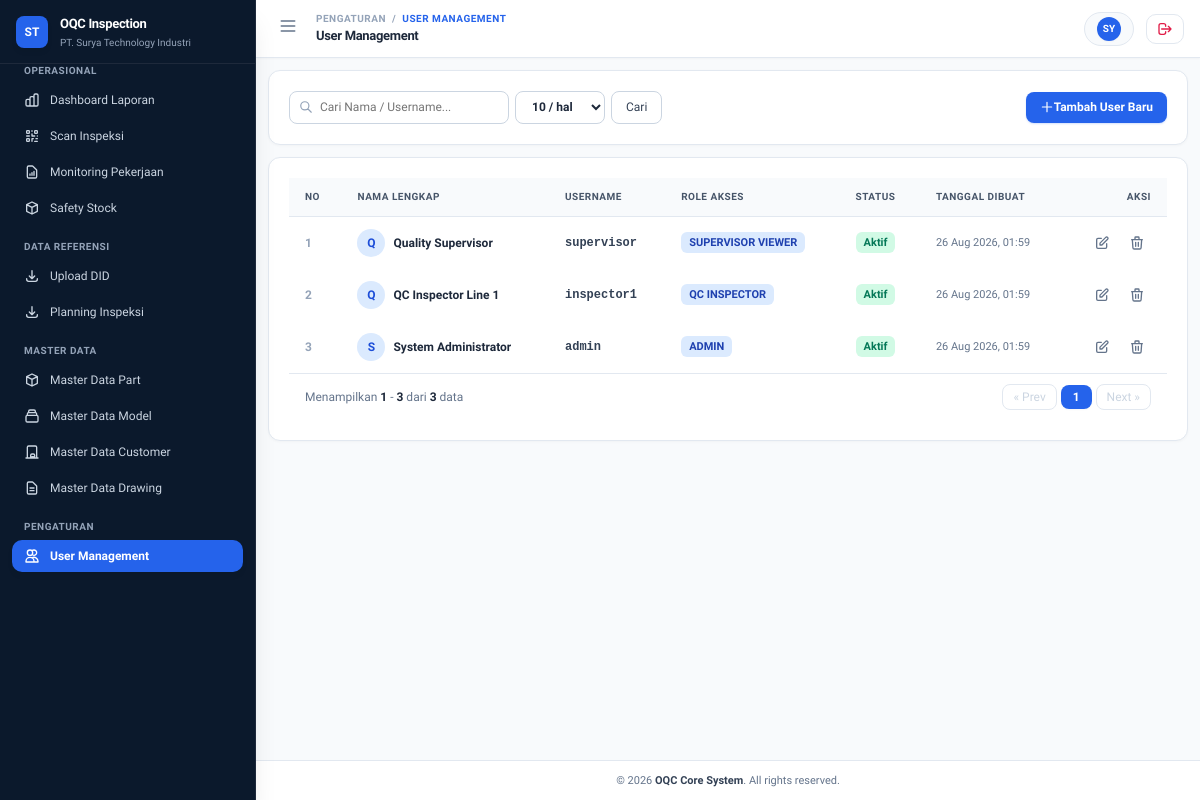
The app's page /modules/users/index.php with its own data.
### tables this page shows
CREATE TABLE `users` (
  `id` BIGINT(20) UNSIGNED NOT NULL AUTO_INCREMENT,
  `name` VARCHAR(150) NOT NULL,
  `username` VARCHAR(100) NOT NULL,
  `password_hash` VARCHAR(255) NOT NULL,
  `role` ENUM('admin', 'qc_inspector', 'supervisor_viewer') NOT NULL DEFAULT 'qc_inspector',
  `status` ENUM('active', 'inactive') NOT NULL DEFAULT 'active',
  `created_at` DATETIME DEFAULT CURRENT_TIMESTAMP,
  `updated_at` DATETIME DEFAULT CURRENT_TIMESTAMP ON UPDATE CURRENT_TIMESTAMP,
  PRIMARY KEY (`id`),
  UNIQUE KEY `uk_users_username` (`username`)
);

### modules/users/index.php (the view, shortened to what this page needs)
<?php
$breadcrumbCategory = "PENGATURAN";
$pageTitle = "User Management";
require_once __DIR__ . '/../../layouts/header.php';
require_once __DIR__ . '/../../layouts/sidebar.php';
$pdo = getDB();
$users = [];
$search = sanitize($_GET['search'] ?? '');
$limit = filter_input(INPUT_GET, 'limit', FILTER_VALIDATE_INT) ?: 10;
$page = filter_input(INPUT_GET, 'page', FILTER_VALIDATE_INT) ?: 1;
$offset = ($page - 1) * $limit;
$totalItems = 0;
$totalPages = 1;
if ($pdo) {
    try {
        $countSql = "SELECT COUNT(*) FROM users WHERE 1=1";
        $countParams = [];
        $stmtCount = $pdo->prepare($countSql);
        $stmtCount->execute($countParams);
        $totalItems = (int) $stmtCount->fetchColumn();
        $totalPages = ceil($totalItems / $limit);
        $sql = "SELECT * FROM users WHERE 1=1";
        $sql .= " ORDER BY id DESC LIMIT :limit OFFSET :offset";
        $stmt = $pdo->prepare($sql);
        $stmt->bindValue(':limit', (int)$limit, PDO::PARAM_INT);
        $stmt->bindValue(':offset', (int)$offset, PDO::PARAM_INT);
        $stmt->execute();
        $users = $stmt->fetchAll();
    } catch (PDOException $e) {
        $users = array_values($_SESSION['users_mock']);
        $totalItems = count($users);
    }
} else {
    $users = array_values($_SESSION['users_mock']);
    $totalItems = count($users);
}
?>
<div id="main-content-wrapper" class="flex-1 md:pl-64 flex flex-col min-h-screen transition-all duration-300">
    <?php require_once __DIR__ . '/../../layouts/navbar.php'; ?>
    <main class="flex-1 p-3 md:p-5 space-y-3">
        <div class="card p-2.5 bg-white border border-slate-200/80 rounded-xl shadow-xs">
            <div style="display: flex; align-items: center; justify-content: space-between; gap: 8px; flex-wrap: wrap;">
                <form action="" method="GET" style="display: flex; align-items: center; gap: 6px; flex-wrap: wrap; flex: 1;">
                    <div style="position: relative; width: 220px; max-width: 100%;">
                        <input type="text" name="search" value="<?= htmlspecialchars($search) ?>"
                               placeholder="Cari Nama / Username..." class="form-input py-1 text-xs" style="padding-left: 30px; width: 100%;">
                    </div>
                    <select name="limit" onchange="this.form.submit()" class="form-input py-1 text-xs font-semibold text-slate-700" style="width: 90px;">
                        <option value="10" <?= ($limit == 10) ? 'selected' : '' ?>>10 / hal</option>
                    </select>
                    <button type="submit" class="btn-secondary py-1 px-2.5 text-xs">Cari</button>
                </form>
                <div>
                    <a href="<?= base_url('modules/users/create.php') ?>" class="btn-primary py-1 px-3 text-xs">
                        <svg class="w-3.5 h-3.5 mr-1" fill="none" stroke="currentColor" viewBox="0 0 24 24">
                            <path stroke-linecap="round" stroke-linejoin="round" stroke-width="2" d="M12 4v16m8-8H4"></path>
                        </svg>
                        Tambah User Baru
                    </a>
                </div>
            </div>
        </div>
        <div class="card p-0 overflow-hidden">
            <div class="overflow-x-auto">
                <table class="w-full text-left text-xs text-slate-700">
                    <thead class="bg-slate-50 text-slate-600 font-bold border-b border-slate-200/80 uppercase tracking-wider text-[10px]">
                        <tr>
                            <th class="px-4 py-3">No</th>
                            <th class="px-4 py-3">Nama Lengkap</th>
                            <th class="px-4 py-3">Username</th>
                            <th class="px-4 py-3">Role Akses</th>
                            <th class="px-4 py-3">Status</th>
                            <th class="px-4 py-3">Tanggal Dibuat</th>
                            <th class="px-4 py-3 text-right">Aksi</th>
                        </tr>
                    </thead>
                    <tbody class="divide-y divide-slate-100">
                        <?php if (empty($users)): ?>
                            <tr>
                                <td colspan="7" class="px-4 py-8 text-center text-slate-400">
                                    Belum ada data user. Silakan tambah data baru.
                                </td>
                            </tr>
                        <?php else: ?>
                            <?php foreach ($users as $index => $user): ?>
                                <tr class="hover:bg-slate-50/80 transition-colors">
                                    <td class="px-4 py-3 font-semibold text-slate-400"><?= $offset + $index + 1 ?></td>
                                    <td class="px-4 py-3 font-bold text-slate-800">
                                        <div class="flex items-center space-x-2">
                                            <div class="w-7 h-7 rounded-full bg-blue-100 text-blue-700 font-bold flex items-center justify-center text-xs">
                                                <?= strtoupper(substr($user['name'], 0, 1)) ?>
                                            </div>
                                            <span><?= htmlspecialchars($user['name']) ?></span>
                                        </div>
                                    </td>
                                    <td class="px-4 py-3 font-mono font-semibold text-slate-700"><?= htmlspecialchars($user['username'] ?? $user['email'] ?? '-') ?></td>
                                    <td class="px-4 py-3">
                                        <span class="badge badge-blue">
                                            <?= htmlspecialchars(strtoupper(str_replace('_', ' ', $user['role']))) ?>
                                        </span>
                                    </td>
                                    <td class="px-4 py-3">
                                        <?php if (in_array(strtolower($user['status'] ?? ''), ['active', 'aktif'])): ?>
                                            <span class="badge badge-success">Aktif</span>
                                        <?php else: ?>
                                            <span class="badge badge-danger">Non-Aktif</span>
                                        <?php endif; ?>
                                    </td>
                                    <td class="px-4 py-3 text-[11px] text-slate-500">
                                        <?= format_date($user['created_at'] ?? date('Y-m-d H:i:s')) ?>
                                    </td>
                                    <td class="px-4 py-3 text-right space-x-1">
                                        <a href="<?= base_url('modules/users/edit.php?id=' . $user['id']) ?>"
                                           class="btn-icon text-indigo-600 hover:bg-indigo-50" title="Edit">
                                            <svg class="w-4 h-4" fill="none" stroke="currentColor" viewBox="0 0 24 24">
                                                <path stroke-linecap="round" stroke-linejoin="round" stroke-width="2" d="M11 5H6a2 2 0 00-2 2v11a2 2 0 002 2h11a2 2 0 002-2v-5m-1.414-9.414a2 2 0 112.828 2.828L11.828 15H9v-2.828l8.586-8.586z"></path>
                                            </svg>
                                        </a>
                                        <button type="button"
                                                onclick="confirmDelete('<?= base_url('modules/users/delete.php?id=' . $user['id']) ?>', 'User <?= htmlspecialchars($user['name'], ENT_QUOTES) ?>')"
                                                class="btn-icon text-rose-600 hover:bg-rose-50" title="Hapus">
                                            <svg class="w-4 h-4" fill="none" stroke="currentColor" viewBox="0 0 24 24">
                                                <path stroke-linecap="round" stroke-linejoin="round" stroke-width="2" d="M19 7l-.867 12.142A2 2 0 0116.138 21H7.862a2 2 0 01-1.995-1.858L5 7m5 4v6m4-6v6m1-10V4a1 1 0 00-1-1h-4a1 1 0 00-1 1v3M4 7h16"></path>
                                            </svg>
                                        </button>
                                    </td>
                                </tr>
                            <?php endforeach; ?>
                        <?php endif; ?>
                    </tbody>
                </table>
            </div>
            <?= render_pagination($page, $totalPages, $totalItems, $limit) ?>
        </div>
    </main>
<?php require_once __DIR__ . '/../../layouts/footer.php'; ?>

### layouts/navbar.php (shortened to what this page needs)
<?php
$breadcrumbCategory = $breadcrumbCategory ?? 'OPERASIONAL';
$pageTitle = $pageTitle ?? 'Dashboard Performance OQC';
$cUser = current_user();
$initials = strtoupper(substr($cUser['name'], 0, 2));
?>
<header class="sticky top-0 z-30 bg-white border-b border-slate-200/80 px-4 md:px-6 py-2.5 flex items-center justify-between shadow-xs" style="background-color: #ffffff !important;">
    <div class="flex items-center space-x-3 min-w-0">
        <button id="navbar-sidebar-toggle" type="button" class="p-1.5 rounded-lg text-slate-500 hover:bg-slate-100 hover:text-slate-800 focus:outline-none cursor-pointer flex-shrink-0" title="Buka / Tutup Navigasi">
            <svg class="w-5 h-5" fill="none" stroke="currentColor" viewBox="0 0 24 24">
                <path stroke-linecap="round" stroke-linejoin="round" stroke-width="2" d="M4 6h16M4 12h16M4 18h16"></path>
            </svg>
        </button>
        <div class="min-w-0">
            <div class="flex items-center space-x-1.5 text-[10px] font-bold uppercase tracking-wider text-slate-400 truncate">
                <span class="truncate"><?= htmlspecialchars($breadcrumbCategory) ?></span>
                <span>/</span>
                <span class="text-blue-600 font-extrabold truncate"><?= htmlspecialchars($pageTitle) ?></span>
            </div>
            <h1 class="text-sm md:text-base font-extrabold text-slate-800 tracking-tight leading-tight truncate"><?= htmlspecialchars($pageTitle) ?></h1>
        </div>
    </div>
    <div class="flex items-center space-x-3">
        <div class="flex items-center space-x-2 bg-slate-50 border border-slate-200/80 rounded-full px-3 py-1 shadow-2xs">
            <div class="w-6 h-6 rounded-full bg-blue-600 text-white font-extrabold flex items-center justify-center text-[10px] shadow-xs">
                <?= htmlspecialchars($initials) ?>
            </div>
        </div>
        <a href="<?= base_url('logout.php') ?>" class="p-1.5 text-rose-600 hover:bg-rose-50 border border-rose-200 rounded-xl transition-all duration-150 flex items-center gap-1.5 text-xs font-bold px-2.5 shadow-2xs" title="Keluar / Logout dari Sistem">
            <svg class="w-4 h-4" fill="none" stroke="currentColor" viewBox="0 0 24 24">
                <path stroke-linecap="round" stroke-linejoin="round" stroke-width="2" d="M17 16l4-4m0 0l-4-4m4 4H7m6 4v1a3 3 0 01-3 3H6a3 3 0 01-3-3V7a3 3 0 013-3h4a3 3 0 013 3v1"></path>
            </svg>
        </a>
    </div>
</header>

### config/helper.php (shortened to what this page needs)
<?php
function base_url($path = '') {
    $cleanPath = ltrim($path, '/');
    return BASE_URL . ($cleanPath ? '/' . $cleanPath : '');
}
function sanitize($data) {
    return htmlspecialchars(trim($data), ENT_QUOTES, 'UTF-8');
}
function format_date($dateString) {
    $time = strtotime($dateString);
    return date('d M Y, H:i', $time);
}
function render_pagination($currentPage, $totalPages, $totalItems, $perPage = 10) {
    $start = $totalItems > 0 ? (($currentPage - 1) * $perPage) + 1 : 0;
    $end = min($currentPage * $perPage, $totalItems);
    $queryParams = $_GET;
    $buildUrl = function($page) use ($queryParams) {
        $queryParams['page'] = $page;
        return '?' . http_build_query($queryParams);
    };
    $html = '<div class="px-4 py-2.5 bg-white border-t border-slate-200/80 text-xs text-slate-500 font-medium" style="display: flex; align-items: center; justify-content: space-between; gap: 12px; flex-wrap: wrap;">';
    $html .= '<div>';
    $html .= 'Menampilkan <span class="font-bold text-slate-800">' . $start . '</span> - <span class="font-bold text-slate-800">' . $end . '</span> dari <span class="font-bold text-slate-800">' . $totalItems . '</span> data';
    $html .= '</div>';
    $html .= '<div style="display: flex; align-items: center; gap: 4px;">';
    if ($currentPage > 1) {
        $html .= '<a href="' . $buildUrl($currentPage - 1) . '" class="btn-secondary py-1 px-2.5 text-xs">&laquo; Prev</a>';
    } else {
        $html .= '<span class="px-2.5 py-1 text-slate-300 border border-slate-200 rounded-lg text-xs cursor-not-allowed select-none">&laquo; Prev</span>';
    }
    $window = 2;
    $maxPages = max(1, $totalPages);
    $startPage = max(1, $currentPage - $window);
    $endPage = min($maxPages, $currentPage + $window);
    for ($p = $startPage; $p <= $endPage; $p++) {
        if ($p == $currentPage) {
            $html .= '<span class="bg-blue-600 text-white font-bold px-3 py-1 rounded-lg text-xs shadow-xs">' . $p . '</span>';
        } else {
            $html .= '<a href="' . $buildUrl($p) . '" class="btn-secondary py-1 px-2.5 text-xs">' . $p . '</a>';
        }
    }
    if ($currentPage < $totalPages) {
        $html .= '<a href="' . $buildUrl($currentPage + 1) . '" class="btn-secondary py-1 px-2.5 text-xs">Next &raquo;</a>';
    } else {
        $html .= '<span class="px-2.5 py-1 text-slate-300 border border-slate-200 rounded-lg text-xs cursor-not-allowed select-none">Next &raquo;</span>';
    }
    $html .= '</div>';
    $html .= '</div>';
    return $html;
}
function current_user() {
    return [
        'id'       => $_SESSION['user_id'] ?? 1,
        'name'     => $_SESSION['user_name'] ?? 'System Administrator',
        'username' => $_SESSION['username'] ?? 'admin',
        'role'     => $_SESSION['user_role'] ?? 'admin'
    ];
}

### records on screen
users: name "SY", index "3", name "S", name "System Administrator", username "admin", role "ADMIN", status "Aktif"
users: index "1", name "Q", name "Quality Supervisor", username "supervisor", role "SUPERVISOR VIEWER", status "Aktif"
users: index "2", name "Q", name "QC Inspector Line 1", username "inspector1", role "QC INSPECTOR", status "Aktif"

### other values on screen
$breadcrumbCategory "PENGATURAN"
$pageTitle "USER MANAGEMENT"
$pageTitle "User Management"
$start "1"
$end "3"
$totalItems "3"
APP_NAME "OQC Core System"
